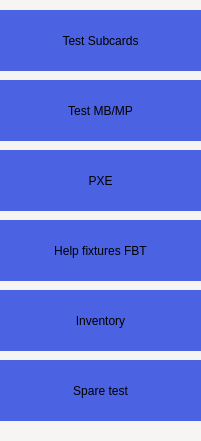
      <widget class="QFrame" name="fr_opc">
       <property name="geometry">
        <rect>
         <x>9</x>
         <y>49</y>
         <width>201</width>
         <height>441</height>
        </rect>
       </property>
       <property name="styleSheet">
        <string notr="true">background-color: rgb(246, 245, 244);
border-radius:0px</string>
       </property>
       <property name="frameShape">
        <enum>QFrame::StyledPanel</enum>
       </property>
       <property name="frameShadow">
        <enum>QFrame::Raised</enum>
       </property>
       <widget class="QPushButton" name="bt_test">
        <property name="geometry">
         <rect>
          <x>0</x>
          <y>10</y>
          <width>201</width>
          <height>61</height>
         </rect>
        </property>
        <property name="styleSheet">
         <string notr="true">QPushButton{
background-color: qlineargradient(spread:pad, x1:0, y1:0, x2:1, y2:1, stop:1 rgba(75, 98, 226, 255));
}
QPushButton:hover{
	background-color: qlineargradient(spread:pad, x1:0, y1:0, x2:1, y2:1, stop:1 rgba(255, 89, 196, 255));
}</string>
        </property>
        <property name="text">
         <string>Test Subcards</string>
        </property>
       </widget>
       <widget class="QPushButton" name="bt_pxe">
        <property name="geometry">
         <rect>
          <x>0</x>
          <y>150</y>
          <width>201</width>
          <height>61</height>
         </rect>
        </property>
        <property name="styleSheet">
         <string notr="true">QPushButton{
background-color: qlineargradient(spread:pad, x1:0, y1:0, x2:1, y2:1, stop:1 rgba(75, 98, 226, 255));
}
QPushButton:hover{
	background-color: qlineargradient(spread:pad, x1:0, y1:0, x2:1, y2:1, stop:1 rgba(255, 89, 196, 255));
}</string>
        </property>
        <property name="text">
         <string>PXE</string>
        </property>
       </widget>
       <widget class="QPushButton" name="bt_tbc">
        <property name="geometry">
         <rect>
          <x>0</x>
          <y>80</y>
          <width>201</width>
          <height>61</height>
         </rect>
        </property>
        <property name="styleSheet">
         <string notr="true">QPushButton{
background-color: qlineargradient(spread:pad, x1:0, y1:0, x2:1, y2:1, stop:1 rgba(75, 98, 226, 255));
}
QPushButton:hover{
	background-color: qlineargradient(spread:pad, x1:0, y1:0, x2:1, y2:1, stop:1 rgba(255, 89, 196, 255));
}</string>
        </property>
        <property name="text">
         <string>Test MB/MP</string>
        </property>
       </widget>
       <widget class="QPushButton" name="bt_help">
        <property name="geometry">
         <rect>
          <x>0</x>
          <y>220</y>
          <width>201</width>
          <height>61</height>
         </rect>
        </property>
        <property name="styleSheet">
         <string notr="true">QPushButton{
background-color: qlineargradient(spread:pad, x1:0, y1:0, x2:1, y2:1, stop:1 rgba(75, 98, 226, 255));
}
QPushButton:hover{
	background-color: qlineargradient(spread:pad, x1:0, y1:0, x2:1, y2:1, stop:1 rgba(255, 89, 196, 255));
}</string>
        </property>
        <property name="text">
         <string>Help fixtures FBT</string>
        </property>
       </widget>
       <widget class="QPushButton" name="bt_console">
        <property name="geometry">
         <rect>
          <x>0</x>
          <y>290</y>
          <width>201</width>
          <height>61</height>
         </rect>
        </property>
        <property name="styleSheet">
         <string notr="true">QPushButton{
background-color: qlineargradient(spread:pad, x1:0, y1:0, x2:1, y2:1, stop:1 rgba(75, 98, 226, 255));
}
QPushButton:hover{
	background-color: qlineargradient(spread:pad, x1:0, y1:0, x2:1, y2:1, stop:1 rgba(255, 89, 196, 255));
}</string>
        </property>
        <property name="text">
         <string>Inventory</string>
        </property>
       </widget>
       <widget class="QPushButton" name="bt_inventory">
        <property name="geometry">
         <rect>
          <x>0</x>
          <y>360</y>
          <width>201</width>
          <height>61</height>
         </rect>
        </property>
        <property name="styleSheet">
         <string notr="true">QPushButton{
background-color: qlineargradient(spread:pad, x1:0, y1:0, x2:1, y2:1, stop:1 rgba(75, 98, 226, 255));
}
QPushButton:hover{
	background-color: qlineargradient(spread:pad, x1:0, y1:0, x2:1, y2:1, stop:1 rgba(255, 89, 196, 255));
}</string>
        </property>
        <property name="text">
         <string>Spare test</string>
        </property>
       </widget>
      </widget>
